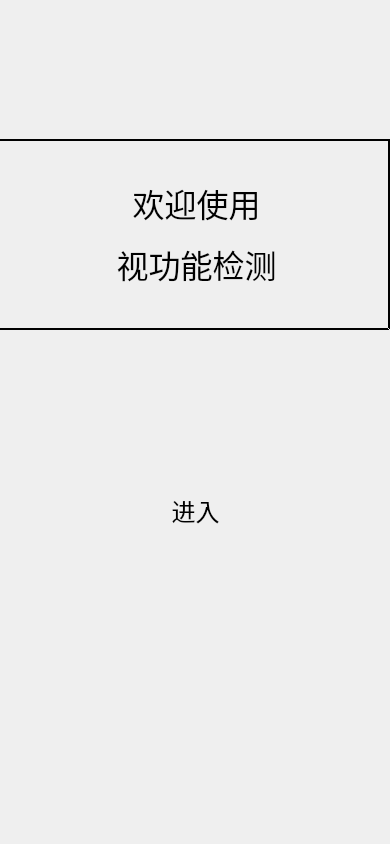
<?xml version="1.0" encoding="UTF-8"?>
<ui version="4.0">
 <class>MainScene</class>
 <widget class="QMainWindow" name="MainScene">
  <property name="geometry">
   <rect>
    <x>0</x>
    <y>0</y>
    <width>390</width>
    <height>844</height>
   </rect>
  </property>
  <property name="minimumSize">
   <size>
    <width>390</width>
    <height>844</height>
   </size>
  </property>
  <property name="maximumSize">
   <size>
    <width>390</width>
    <height>844</height>
   </size>
  </property>
  <property name="windowTitle">
   <string>VFD登录</string>
  </property>
  <widget class="QWidget" name="centralwidget">
   <widget class="QLabel" name="main_title">
    <property name="geometry">
     <rect>
      <x>-10</x>
      <y>139</y>
      <width>400</width>
      <height>191</height>
     </rect>
    </property>
    <property name="minimumSize">
     <size>
      <width>400</width>
      <height>50</height>
     </size>
    </property>
    <property name="maximumSize">
     <size>
      <width>400</width>
      <height>200</height>
     </size>
    </property>
    <property name="font">
     <font>
      <pointsize>36</pointsize>
      <italic>false</italic>
      <bold>true</bold>
     </font>
    </property>
    <property name="frameShape">
     <enum>QFrame::WinPanel</enum>
    </property>
    <property name="text">
     <string>&lt;html&gt;&lt;head/&gt;&lt;body&gt;&lt;p align=&quot;center&quot;&gt;&lt;span style=&quot; font-size:24pt; font-weight:400;&quot;&gt;欢迎使用&lt;/span&gt;&lt;/p&gt;&lt;p align=&quot;center&quot;&gt;&lt;span style=&quot; font-size:24pt; font-weight:400;&quot;&gt;视功能检测&lt;/span&gt;&lt;/p&gt;&lt;/body&gt;&lt;/html&gt;</string>
    </property>
   </widget>
   <widget class="QToolButton" name="login_btn">
    <property name="geometry">
     <rect>
      <x>0</x>
      <y>480</y>
      <width>391</width>
      <height>61</height>
     </rect>
    </property>
    <property name="font">
     <font>
      <pointsize>18</pointsize>
     </font>
    </property>
    <property name="text">
     <string>进入</string>
    </property>
    <property name="popupMode">
     <enum>QToolButton::DelayedPopup</enum>
    </property>
    <property name="toolButtonStyle">
     <enum>Qt::ToolButtonTextOnly</enum>
    </property>
    <property name="autoRaise">
     <bool>true</bool>
    </property>
    <property name="arrowType">
     <enum>Qt::NoArrow</enum>
    </property>
   </widget>
  </widget>
 </widget>
 <resources/>
 <connections/>
</ui>
